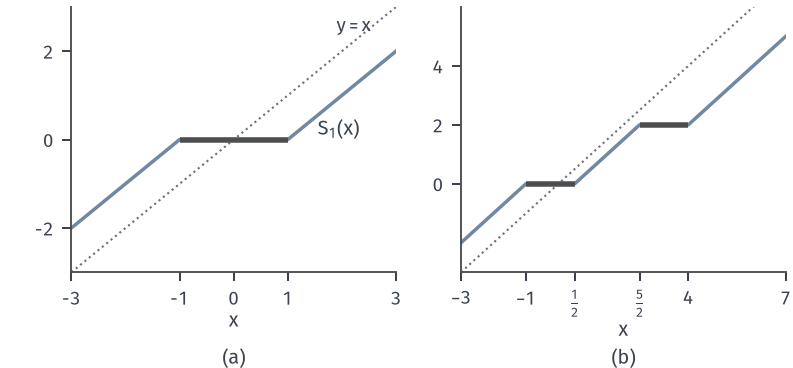

Generate this figure with Python:
from pathlib import Path
import sys
ROOT = next(p for p in Path(__file__).resolve().parents if (p/'build.sh').is_file() and (p/'tex/book.tex').is_file())
sys.path.insert(0, str(ROOT/'figures/00-shared/mathematical-preliminaries-upper/00-shared/comprehension-figures'))
from support import figure, save, BLUE, GREEN, YELLOW, RED, PURPLE, INK, MUTED, GRID, BLUE_FILL, GREEN_FILL, YELLOW_FILL, RED_FILL, PURPLE_FILL
import numpy as np
HERE = Path(__file__).resolve().parent
STROKE = '#4C4D4F'
def panel(fig, left, right, top, bottom, wspace=.25, hspace=.2):
    fig.set_layout_engine(None)
    fig.subplots_adjust(left=left, right=right, top=top, bottom=bottom, wspace=wspace, hspace=hspace)
def tag(fig, ax, s, y=None, d=.15):
    p = ax.get_position(); fig.text((p.x0+p.x1)/2, (p.y0-d) if y is None else y, s, ha='center', va='top')
def opt(ax, x=0, y=0, ms=4.8, z=7): ax.plot([x],[y],'o',ms=ms,color=RED,mew=0,zorder=z)
# (a) 软阈值 t=1；(b) f=max{-x,x/2,2x-3} 的邻近映射 alpha=1。
fig,(A,B)=figure(width_mm=112,height_mm=52,ncols=2)
panel(fig,.09,.99,.98,.26,wspace=.2)
X=np.linspace(-3,3,601);A.plot(X,X,color=MUTED,lw=.85,ls=':');A.plot(X,np.sign(X)*np.maximum(abs(X)-1,0),color=BLUE,lw=1.4)
A.set_xlim(-3,3);A.set_ylim(-3,3);A.set_xticks([-3,-1,0,1,3]);A.set_yticks([-2,0,2]);A.set_xlabel('$x$',labelpad=1);A.text(1.55,.1,'$S_1(x)$',color=INK);A.text(1.9,2.45,'$y=x$',color=INK,fontsize=7.5)
A.plot([-1,1],[0,0],color=STROKE,lw=2.2,solid_capstyle='butt')
def prox(x,a=1.):
    if x<-a: return x+a
    if x<=a/2: return 0.
    if x<2+a/2: return x-a/2
    if x<=2+2*a: return 2.
    return x-2*a
X=np.linspace(-3,7,1001);B.plot(X,X,color=MUTED,lw=.85,ls=':');B.plot(X,[prox(x) for x in X],color=BLUE,lw=1.4)
B.plot([-1,.5],[0,0],color=STROKE,lw=2.2,solid_capstyle='butt');B.plot([2.5,4],[2,2],color=STROKE,lw=2.2,solid_capstyle='butt')
B.set_xlim(-3,7);B.set_ylim(-3,6);B.set_xticks([-3,-1,.5,2.5,4,7],['$-3$','$-1$','$\\frac{1}{2}$','$\\frac{5}{2}$','$4$','$7$']);B.set_yticks([0,2,4]);B.set_xlabel('$x$',labelpad=1)
fig.canvas.draw()
tag(fig,A,'(a)',y=.055);tag(fig,B,'(b)',y=.055)
save(fig,HERE,'figure',{'a':'soft threshold','b':'prox of max{-x,x/2,2x-3}, alpha=1'})
